Frame 1 (no input): blank canvas, image omitted
Frame 60 (no input): blank canvas, image omitted
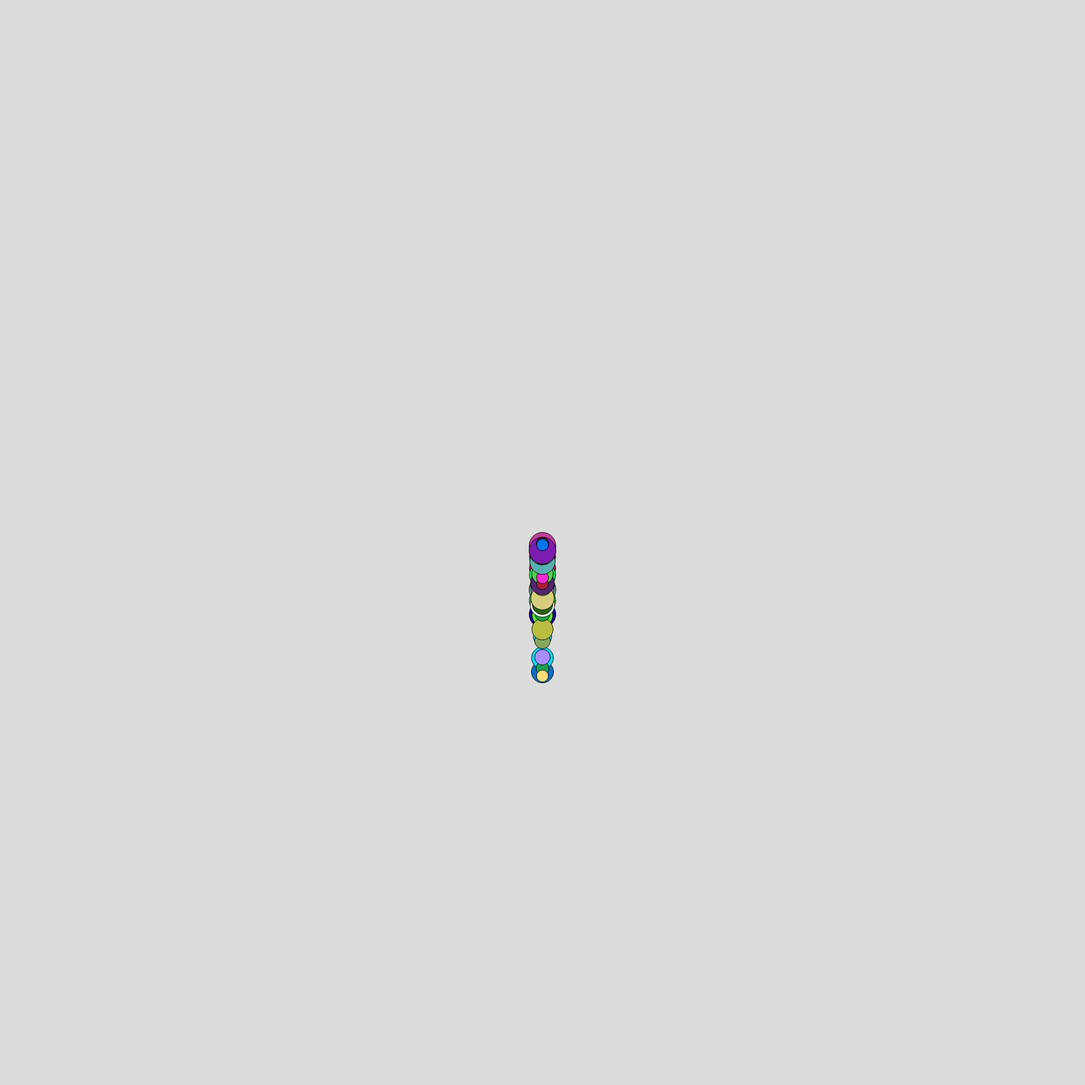
Frame 120 (the mouse pressed at the canvas centre since frame 60)

The p5.js sketch whose frames 1 and 60 were blank and that drew this single picture after the mouse press (run headless with seeded random() and noise() and a simulated clock; from frame 60 on, the mouse is pressed at the canvas centre):

// p5.js sketch
// ── sketch.js
let ellipses = []; // Arreglo para almacenar las elipses

function setup() {
    createCanvas(2000, 2000);
}

function draw() {
  background(220);

  // Actualizar y mostrar cada elipse en el arreglo
  for (let i = 0; i < ellipses.length; i++) {
    ellipses[i].update();
    ellipses[i].display();
  }

  // Crear una nueva elipse si el mouse es presionado
  if (mouseIsPressed) {
    let newEllipse = new Ellipse(mouseX, mouseY);
    ellipses.push(newEllipse);
  }
}

// Clase para representar las elipses
class Ellipse {
  constructor(x, y) {
    this.x = x;
    this.y = y;
    this.diameter = random(20, 50); // Diámetro aleatorio
    this.speed = random(1, 5); // Velocidad de caída aleatoria
    this.color = color(random(255), random(255), random(255)); // Color aleatorio
  }

  update() {
    this.y += this.speed; // Actualizar la posición en el eje Y
  }

  display() {
    fill(this.color);
    ellipse(this.x, this.y, this.diameter, this.diameter);
  }
}
